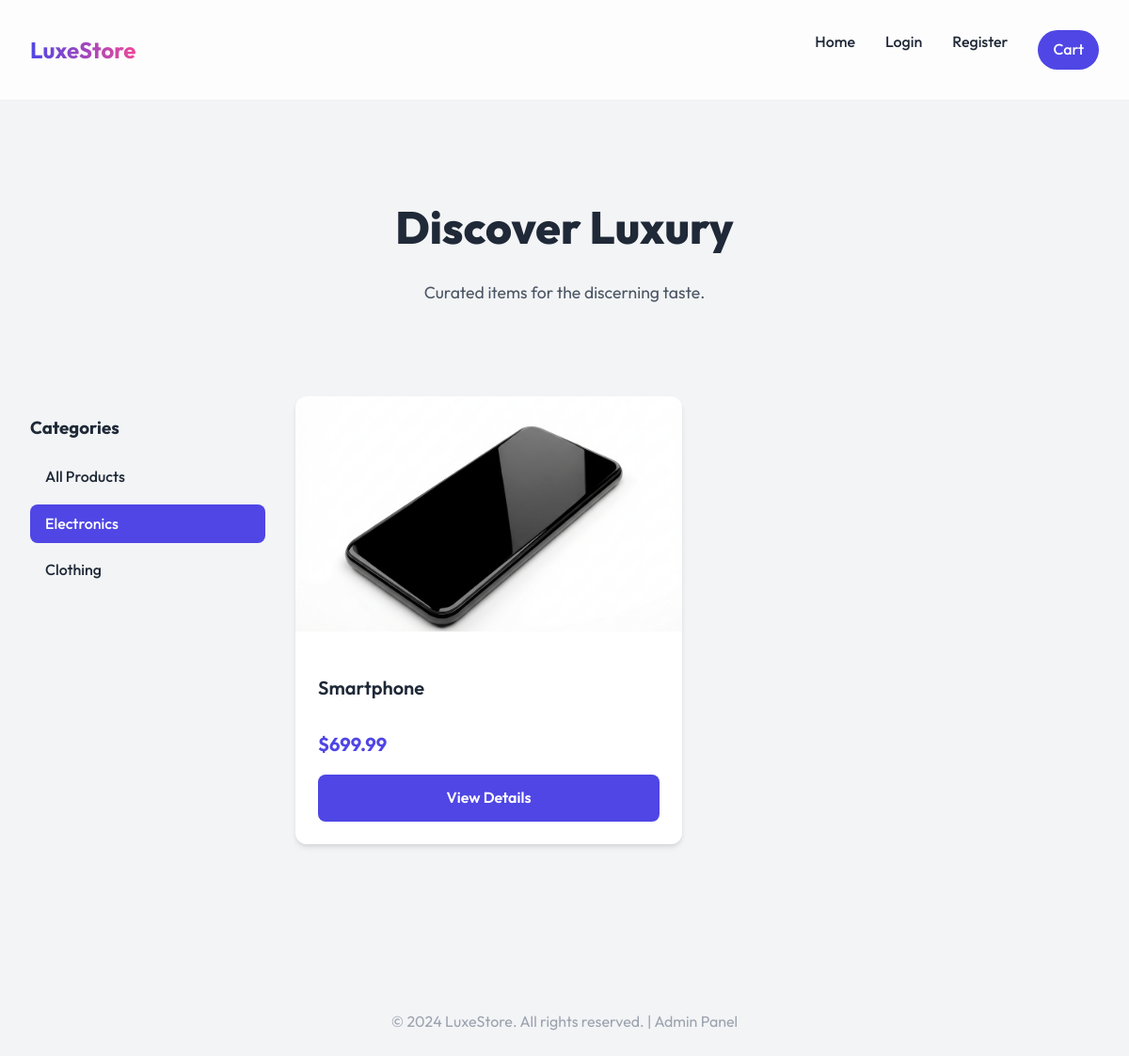
/?category=1, run on the app's committed database.
### shop/models.py (models this page shows, shortened)
class Category(models.Model):
    name = models.CharField(max_length=200)
    class Meta:
        verbose_name_plural = 'Categories'

class Product(models.Model):
    category = models.ForeignKey(Category, on_delete=models.SET_NULL, null=True, blank=True)
    name = models.CharField(max_length=200)
    price = models.DecimalField(max_digits=10, decimal_places=2)
    description = models.TextField()
    image = models.ImageField(upload_to='products/', blank=True, null=True)

### shop/views.py (the view)
# urls.py: path('', views.product_list, name='product_list'),
def product_list(request):
    category_id = request.GET.get('category')
    categories = Category.objects.all()
    if category_id:
        products = Product.objects.filter(category_id=category_id)
    else:
        products = Product.objects.all()
    cart = _get_cart(request) # To show cart count if needed
    return render(request, 'shop/product_list.html', {
        'products': products,
        'cart': cart,
        'categories': categories,
        'selected_category': int(category_id) if category_id else None
    })

### shop/views.py (called while the page is built)
def _get_cart(request):
    session_key = request.session.session_key
    if not session_key:
        request.session.create()
        session_key = request.session.session_key
    cart, created = Cart.objects.get_or_create(session_key=session_key)
    return cart

### shop/templates/shop/product_list.html (shortened to what this page needs)
{% extends 'shop/base.html' %}
{% block content %}
<header>
    <h1>Discover Luxury</h1>
    <p class="description">Curated items for the discerning taste.</p>
</header>
<div class="shop-container" style="display: flex; gap: 2rem;">
    <aside style="width: 250px; flex-shrink: 0;">
        <h3 style="margin-bottom: 1rem;">Categories</h3>
        <ul class="category-list">
            <li>
                <a href="{% url 'product_list' %}" class="{% if not selected_category %}active{% endif %}">
                    All Products
                </a>
            </li>
            {% for category in categories %}
            <li>
                <a href="?category={{ category.id }}"
                    class="{% if selected_category == category.id %}active{% endif %}">
                    {{ category.name }}
                </a>
            </li>
            {% endfor %}
        </ul>
    </aside>
    <div style="flex-grow: 1;">
        <div class="product-grid">
            {% for product in products %}
            <a href="{% url 'product_detail' product.pk %}" class="product-card">
                {% if product.image %}
                <img src="{{ product.image.url }}" alt="{{ product.name }}" class="product-image">
                {% else %}
                <div class="product-image"></div>
                {% endif %}
                <div class="product-info">
                    <h3 class="product-title">{{ product.name }}</h3>
                    <p class="product-price">${{ product.price }}</p>
                    <span class="btn">View Details</span>
                </div>
            </a>
            {% empty %}
            <p style="text-align: center; grid-column: 1/-1;">No products found in this category.</p>
            {% endfor %}
        </div>
    </div>
</div>
{% endblock %}

### shop/static/shop/style.css (style rules this page uses)
:root { --primary: #4f46e5; --primary-dark: #4338ca; --secondary: #ec4899; --dark: #1f2937; --light: #f3f4f6; --white: #ffffff; --gray: #9ca3af; --success: #10b981; --border-radius: 12px; --shadow: 0 4px 6px -1px rgba(0, 0, 0, 0.1), 0 2px 4px -1px rgba(0, 0, 0, 0.06); --shadow-lg: 0 10px 15px -3px rgba(0, 0, 0, 0.1), 0 4px 6px -2px rgba(0, 0, 0, 0.05); --font-main: 'Outfit', sans-serif; }
body { font-family: var(--font-main); background-color: var(--light); color: var(--dark); margin: 0; line-height: 1.6; }
a { text-decoration: none; color: inherit; transition: color 0.3s ease; }
ul { list-style: none; padding: 0; }
header { text-align: center; padding: 4rem 0; }
h1 { font-size: 3rem; margin-bottom: 1rem; font-weight: 800; }
.product-grid { display: grid; grid-template-columns: repeat(auto-fill, minmax(280px, 1fr)); gap: 2rem; padding-bottom: 4rem; }
.product-card { background: var(--white); border-radius: var(--border-radius); overflow: hidden; box-shadow: var(--shadow); transition: transform 0.3s ease, box-shadow 0.3s ease; display: flex; flex-direction: column; }
.product-image { height: 250px; width: 100%; object-fit: cover; background: #e5e7eb; }
.product-info { padding: 1.5rem; flex-grow: 1; display: flex; flex-direction: column; }
.product-title { font-size: 1.25rem; font-weight: 600; margin-bottom: 0.5rem; }
.product-price { font-size: 1.25rem; color: var(--primary); font-weight: 700; margin-bottom: 1rem; }
.btn { display: inline-block; padding: 0.75rem 1.5rem; background: var(--primary); color: var(--white); border-radius: 8px; font-weight: 600; text-align: center; border: none; cursor: pointer; transition: background 0.3s; margin-top: auto; }
.description { color: #4b5563; font-size: 1.1rem; margin-bottom: 2rem; }

### shop/templates/shop/product_list.html (style rules this page uses)
.category-list li { margin-bottom: 0.5rem; }
.category-list a { display: block; padding: 0.5rem 1rem; border-radius: 8px; color: var(--dark); font-weight: 500; }
.category-list a:hover, .category-list a.active { background-color: var(--primary); color: var(--white); }

### data on the page
Category: name "Electronics"
Category: name "Clothing"
Product: image (picture), name "Smartphone", price "699.99"
